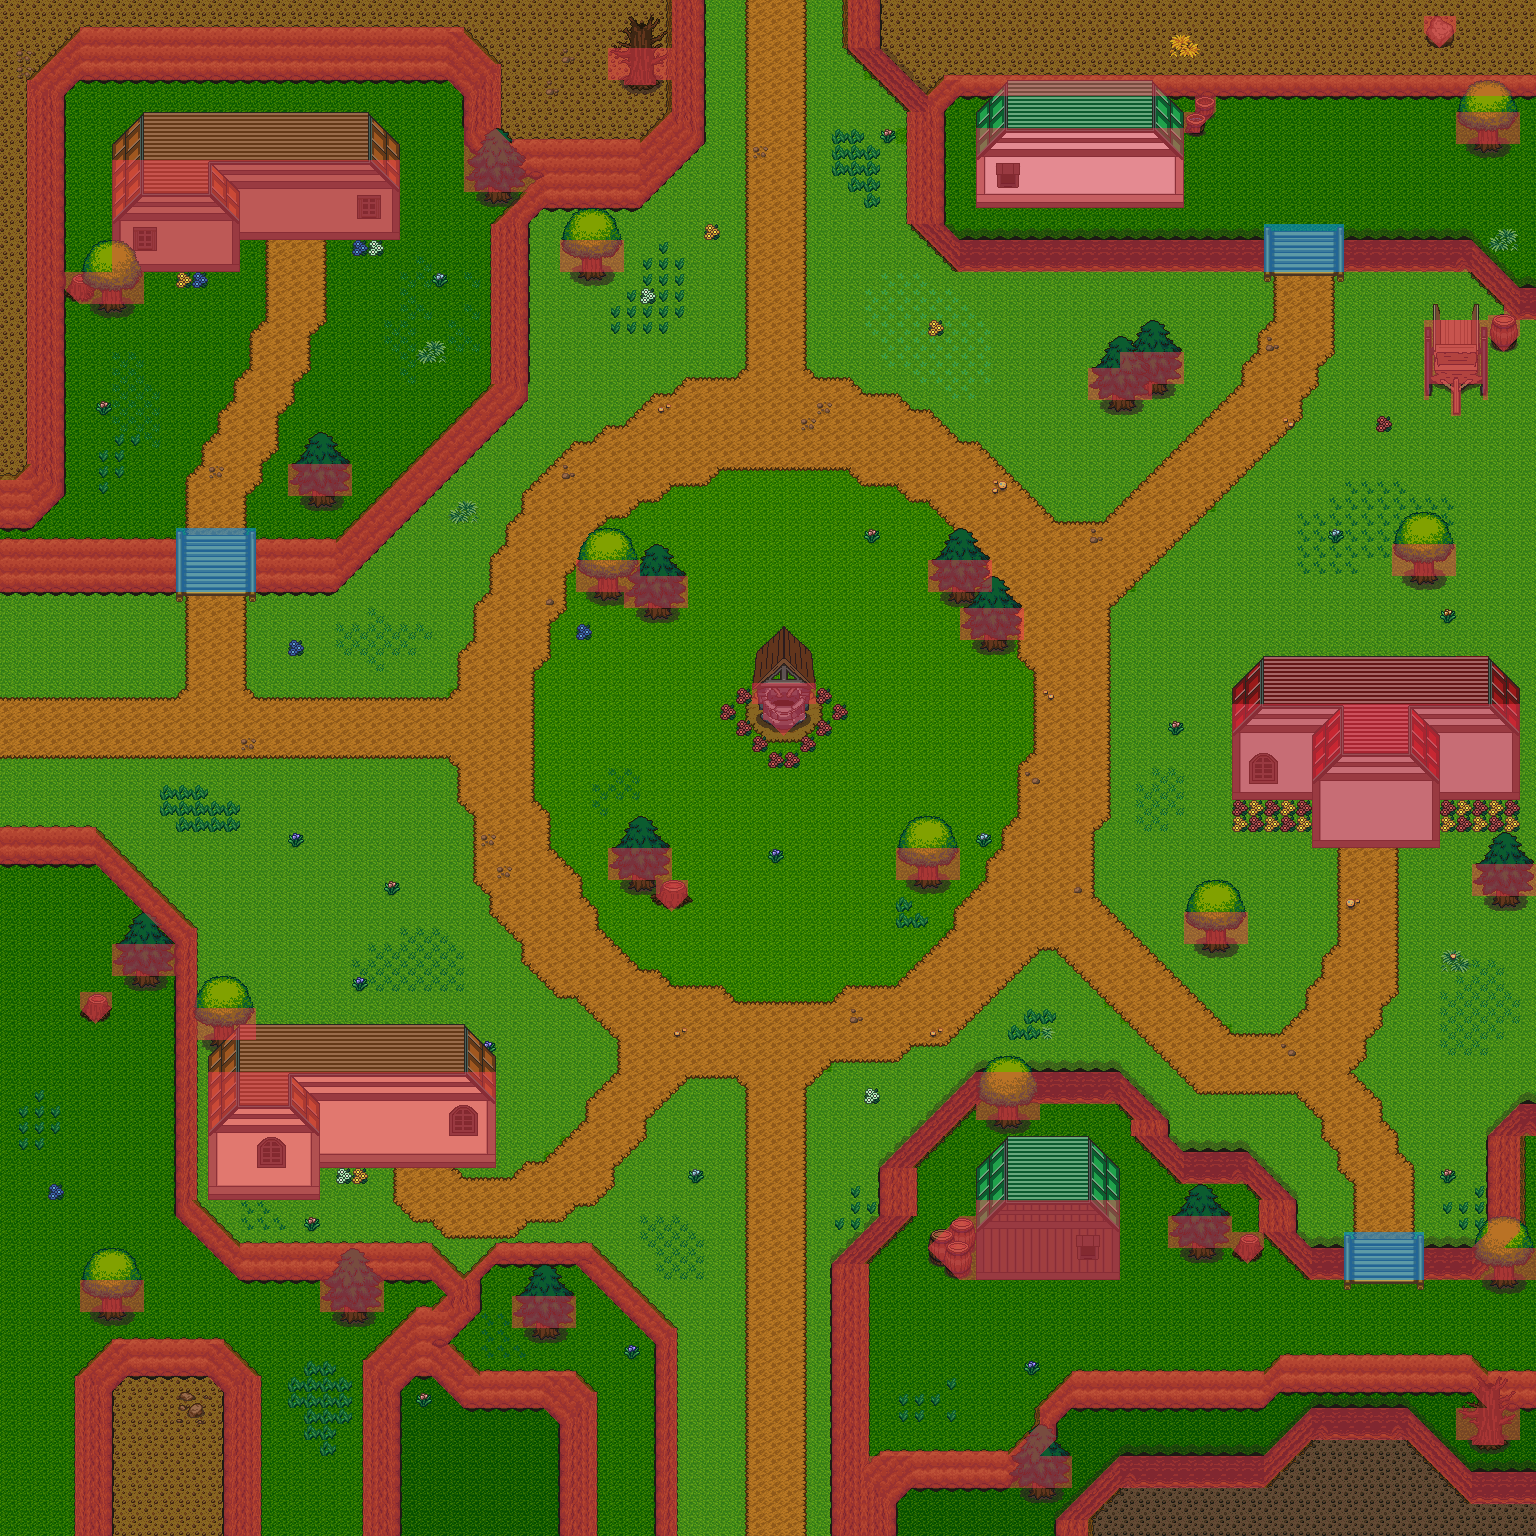

The image is a tile-based game level rendered from a .tmx file. Its description and source (layers, tilesets, objects; grid data summarised) follow:
An orthogonal 96x96 tile map with 16x16 px tiles, 10 tile layers (ground_1, ground_2, wall_1, wall_2, ...), 10 tilesets.

<map version="1.2" tiledversion="1.2.3" orientation="orthogonal" renderorder="left-up" width="96" height="96" tilewidth="16" tileheight="16" infinite="0" nextlayerid="11" nextobjectid="4">
 <tileset firstgid="1" name="0" tilewidth="16" tileheight="16" tilecount="2500" columns="50">
  <image source="../tileset/v1.4/0.png" width="800" height="800" />
 </tileset>
 <tileset firstgid="2501" name="1" tilewidth="16" tileheight="16" tilecount="2500" columns="50">
  <image source="../tileset/v1.4/1.png" width="800" height="800" />
 </tileset>
 <tileset firstgid="5001" name="2" tilewidth="16" tileheight="16" tilecount="2500" columns="50">
  <image source="../tileset/v1.4/2.png" width="800" height="800" />
 </tileset>
 <tileset firstgid="7501" name="3" tilewidth="16" tileheight="16" tilecount="2500" columns="50">
  <image source="../tileset/v1.4/3.png" width="800" height="800" />
 </tileset>
 <tileset firstgid="10001" name="4" tilewidth="16" tileheight="16" tilecount="2500" columns="50">
  <image source="../tileset/v1.4/4.png" width="800" height="800" />
 </tileset>
 <tileset firstgid="12501" name="5" tilewidth="16" tileheight="16" tilecount="2500" columns="50">
  <image source="../tileset/v1.4/5.png" width="800" height="800" />
 </tileset>
 <tileset firstgid="15001" name="6" tilewidth="16" tileheight="16" tilecount="2500" columns="50">
  <image source="../tileset/v1.4/6.png" width="800" height="800" />
 </tileset>
 <tileset firstgid="17501" name="7" tilewidth="16" tileheight="16" tilecount="2500" columns="50">
  <image source="../tileset/v1.4/7.png" width="800" height="800" />
 </tileset>
 <tileset firstgid="20001" name="8" tilewidth="16" tileheight="16" tilecount="2500" columns="50">
  <image source="../tileset/v1.4/8.png" width="800" height="800" />
 </tileset>
 <tileset firstgid="22501" name="9" tilewidth="16" tileheight="16" tilecount="2500" columns="50">
  <image source="../tileset/v1.4/9.png" width="800" height="800" />
 </tileset>
 <layer id="1" name="ground_1" width="96" height="96">
  <data>[9216 cells, 9216 non-empty, 8 distinct tile ids]</data>
 </layer>
 <layer id="2" name="ground_2" width="96" height="96">
  <data>[9216 cells, 1808 non-empty, 35 distinct tile ids]</data>
 </layer>
 <layer id="3" name="wall_1" width="96" height="96">
  <data>[9216 cells, 2147 non-empty, 224 distinct tile ids]</data>
 </layer>
 <layer id="4" name="wall_2" width="96" height="96">
  <data>[9216 cells, 341 non-empty, 83 distinct tile ids]</data>
 </layer>
 <layer id="5" name="decoration_1" width="96" height="96">
  <data>[9216 cells, 529 non-empty, 115 distinct tile ids]</data>
 </layer>
 <layer id="6" name="decoration_2" width="96" height="96">
  <data>[9216 cells, 304 non-empty, 44 distinct tile ids]</data>
 </layer>
 <layer id="7" name="above_1" width="96" height="96">
  <data>[9216 cells, 478 non-empty, 133 distinct tile ids]</data>
 </layer>
 <layer id="8" name="above_2" width="96" height="96">
  <data>[9216 cells, 208 non-empty, 28 distinct tile ids]</data>
 </layer>
 <layer id="9" name="special" width="96" height="96" opacity="0.52">
  <data>[9216 cells, 50 non-empty, 1 distinct tile ids]</data>
 </layer>
 <layer id="10" name="collision" width="96" height="96" opacity="0.45">
  <data>[9216 cells, 2106 non-empty, 9 distinct tile ids]</data>
 </layer>
</map>